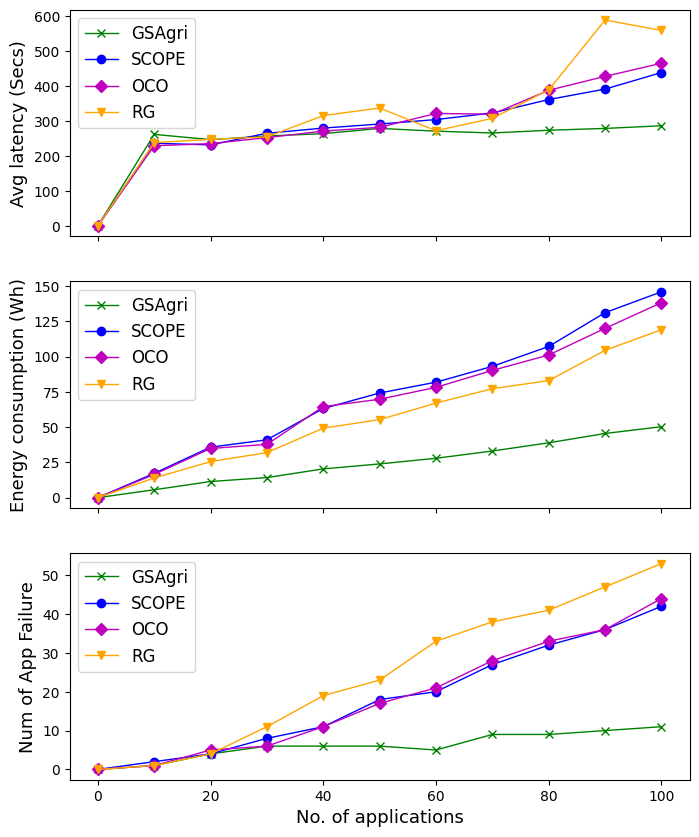

Reproduce this figure in Python.
import matplotlib.pyplot as plt

#x_axis = [0, 15, 30, 45, 60, 75, 90, 105, 120, 135, 150]
x_axis = [0, 10, 20, 30, 40, 50, 60, 70, 80, 90, 100]

#latency:
y_axis_latency_medium_GSAgri = [0, 262.0, 246.93, 257.24, 264.12, 279.06, 271.205, 265.938, 273.83, 279.059, 286.61]
y_axis_latency_medium_SCOPE = [0, 236.49, 231.96, 265.156, 279.98, 291.59, 304.36, 323.32, 361.703, 391.66, 438.933]
y_axis_latency_medium_OCO = [0, 229.33, 235.49, 252.68, 271.40, 282.22, 321.82, 319.89, 388.29, 428.02, 465.59]
y_axis_latency_medium_RG = [0, 238.24, 247.75, 254.64, 315.82, 337.43, 272.45, 307.88, 389.35, 589.34, 559.59]

#Energy
y_axis_energy_medium_GSAgri = [0, 5.6, 11.44, 14.22, 20.40, 23.91, 27.903, 33.058, 38.87, 45.47, 50.28]
y_axis_energy_medium_SCOPE = [0, 17.23, 35.79, 40.98, 63.175, 74.125, 81.825, 93.015, 107.125, 131.085, 145.855]
y_axis_energy_medium_OCO = [0, 16.44, 34.855, 37.755, 64.51, 69.72, 78.155, 90.165, 101.09, 119.945, 138.175]
y_axis_energy_medium_RG = [0, 13.93, 25.545, 31.91, 49.24, 55.31, 67.02, 77.195, 82.93, 104.405, 118.96]

#Failure:
y_axis_failure_medium_GSAgri = [0, 1, 4, 6, 6, 6, 5, 9, 9, 10, 11]
y_axis_failure_medium_SCOPE = [0, 2, 4, 8, 11, 18, 20, 27, 32, 36, 42]
y_axis_failure_medium_OCO = [0, 1, 5, 6, 11, 17, 21, 28, 33, 36, 44]
y_axis_failure_medium_RG = [0, 1, 4, 11, 19, 23, 33, 38, 41, 47, 53]

fig, (ax1, ax2, ax3) = plt.subplots(3, 1, figsize=(8, 10), sharex=True) #horizontal
#fig, (ax1, ax2, ax3) = plt.subplots(1, 3, figsize=(10, 5))

ax1.plot(x_axis, y_axis_latency_medium_GSAgri, marker='x', label='GSAgri', linewidth=1, color='green')
ax1.plot(x_axis, y_axis_latency_medium_SCOPE, marker='o', label='SCOPE', linewidth=1, color='blue')
ax1.plot(x_axis, y_axis_latency_medium_OCO, marker='D', label='OCO', linewidth=1, color='m')
ax1.plot(x_axis, y_axis_latency_medium_RG, marker='v', label='RG', linewidth=1, color='orange')
ax1.set_ylabel('Avg latency (Secs)', fontsize = 13)

ax2.plot(x_axis, y_axis_energy_medium_GSAgri, marker='x', label='GSAgri', linewidth=1, color='green')
ax2.plot(x_axis, y_axis_energy_medium_SCOPE, marker='o', label='SCOPE', linewidth=1, color='blue')
ax2.plot(x_axis, y_axis_energy_medium_OCO, marker='D', label='OCO', linewidth=1, color='m')
ax2.plot(x_axis, y_axis_energy_medium_RG, marker='v', label='RG', linewidth=1, color='orange')
ax2.set_ylabel('Energy consumption (Wh)', fontsize = 13)
#ax2.set_title('Medium Density Application')

ax3.plot(x_axis, y_axis_failure_medium_GSAgri, marker='x', label='GSAgri', linewidth=1, color='green')
ax3.plot(x_axis, y_axis_failure_medium_SCOPE, marker='o', label='SCOPE', linewidth=1, color='blue')
ax3.plot(x_axis, y_axis_failure_medium_OCO, marker='D', label='OCO', linewidth=1, color='m')
ax3.plot(x_axis, y_axis_failure_medium_RG, marker='v', label='RG', linewidth=1, color='orange')
ax3.set_ylabel('Num of App Failure', fontsize = 13)

plt.xlabel('No. of applications', fontsize = 13)
ax1.legend(loc='best', prop={'size': 12})
ax2.legend(loc='best', prop={'size': 12})
ax3.legend(loc='best', prop={'size': 12})

plt.savefig('mix_medium.png', bbox_inches='tight')
plt.show()
